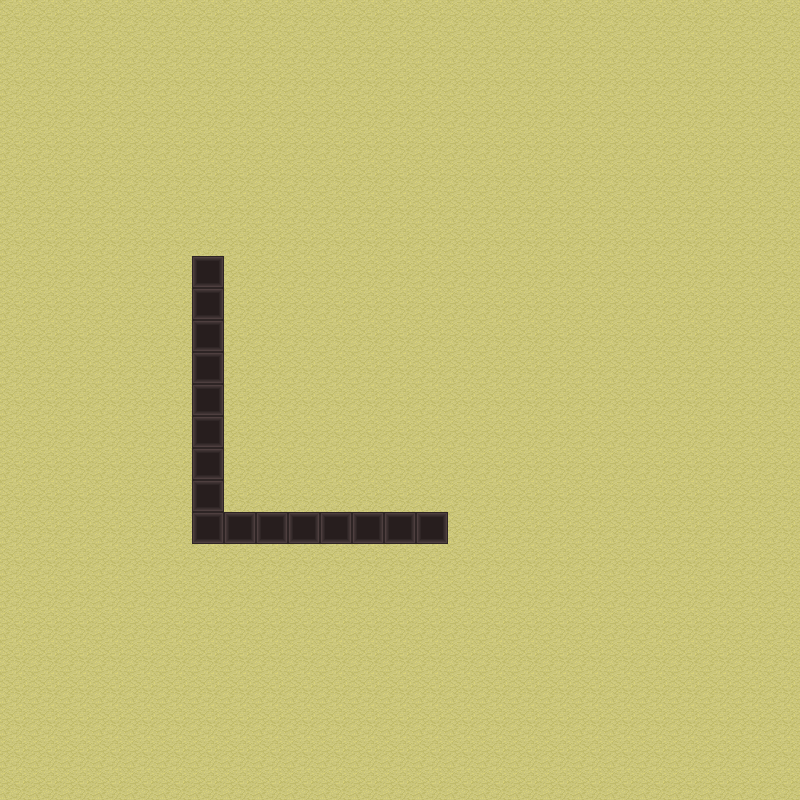

This game map was drawn from its Tiled (.tmx) file and the tilesets committed beside it. A one-line description and the trimmed map source follow:
An orthogonal 25x25 tile map with 32x32 px tiles, 1 tile layer (Слой тайлов 1), 2 tilesets.

<map version="1.5" tiledversion="1.7.2" orientation="orthogonal" renderorder="right-down" width="25" height="25" tilewidth="32" tileheight="32" infinite="0" nextlayerid="2" nextobjectid="1">
 <tileset firstgid="1" source="[A]Dirt1_pipo.tsx" />
 <tileset firstgid="6" source="[A]Wall-Up1_pipo.tsx" />
 <layer id="1" name="Слой тайлов 1" width="25" height="25">
  <data>[625 cells, 625 non-empty, 2 distinct tile ids]</data>
 </layer>
</map>
